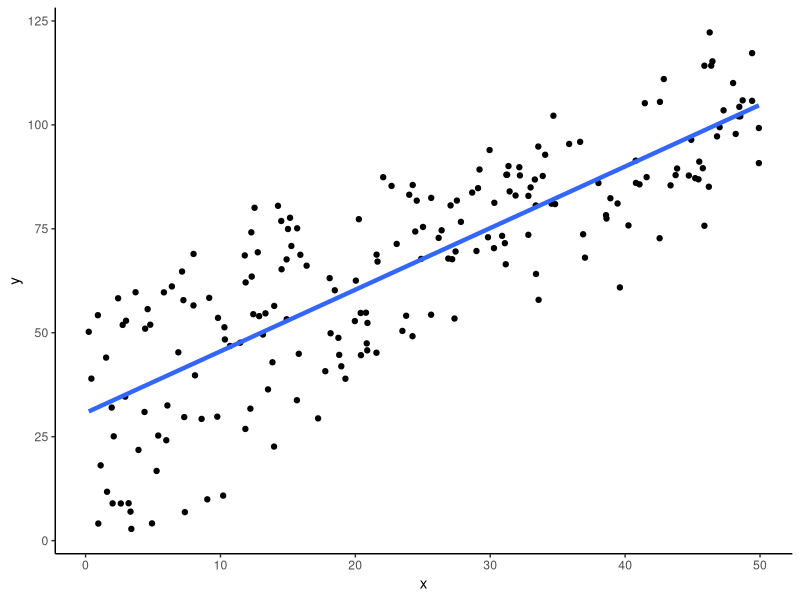
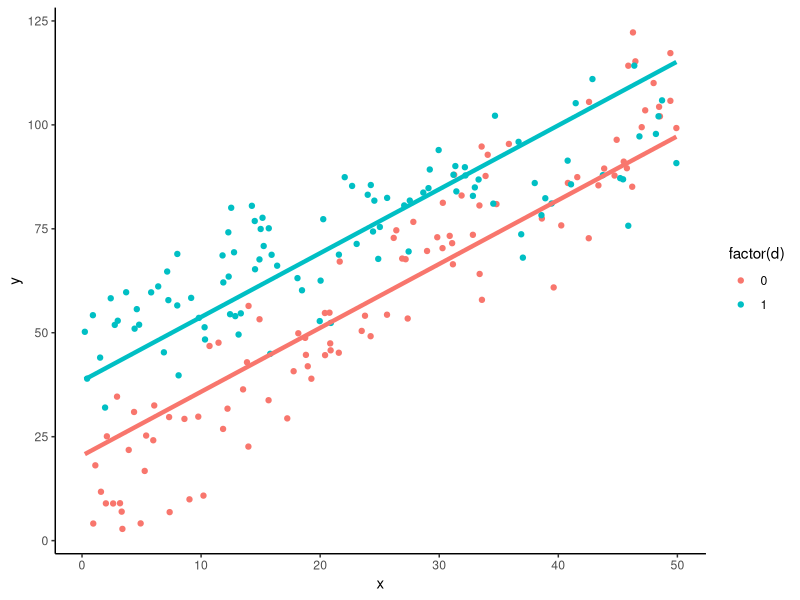
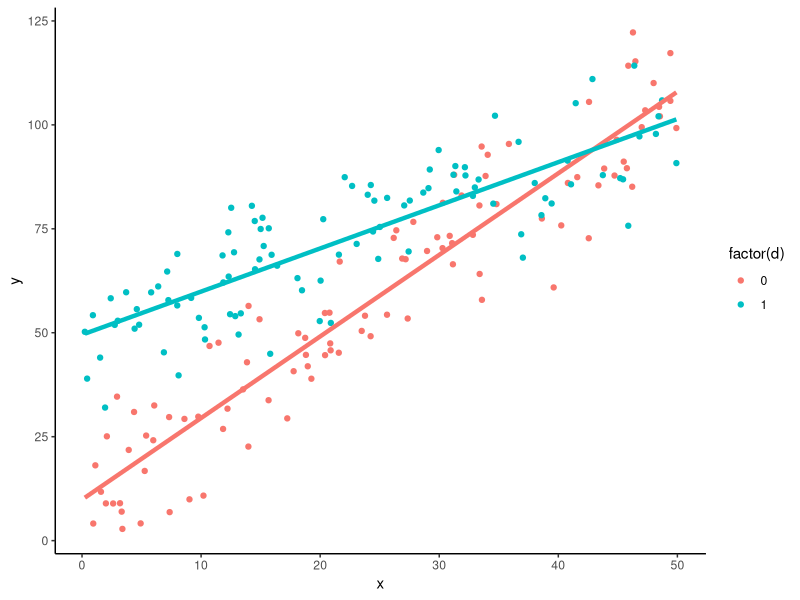

Write the R code that produced these figures, in order.
## ---- chunk 1
library(tidyverse)
set.seed(8931)

tibble(
  x = runif(100, 0, 50),
  y = rnorm(100, 2 * x + 10, 10),
  d = rep(0, 100)
  ) %>%
  bind_rows(
    tibble(
      x = runif(100, 0, 50),
      y = rnorm(100, x + 50, 10),
      d = rep(1, 100)
    )
  ) -> data

data %>%
  ggplot(aes(x=x, y=y)) +
  geom_point() +
  geom_smooth(method="lm", fill=NA, lwd=1.5, fullrange=TRUE) +
  theme_classic()
## ---- chunk 2
data %>%
  with(lm(y ~ x)) %>%
  summary()
## ---- chunk 3
data %>%
  with(lm(y ~ x + d)) -> lm_dummy
b_d <- lm_dummy$coefficients
lm_dummy %>% summary()
## ---- chunk 4
data %>%
  ggplot(aes(x=x, y=y, color=factor(d))) +
  geom_point() +
  geom_function(fun = function(x) b_d[1] + b_d[2] * x,
    color = "#F8766D", lwd=1.5) +
  geom_function(fun = function(x) b_d[1] + b_d[3] + b_d[2] * x,
    color = "#00BFC4", lwd=1.5) +
  theme_classic()
## ---- chunk 5
data %>%
  with(lm(y ~ x * d)) -> lm_intsec
b_i <- lm_intsec$coefficients
lm_intsec %>% summary()
## ---- chunk 6
data %>%
  ggplot(aes(x=x, y=y, color=factor(d))) +
  geom_point() +
  geom_function(fun = function(x) b_i[1] + b_i[2] * x,
    color = "#F8766D", lwd=1.5) +
  geom_function(fun = function(x) b_i[1] + b_i[3] + (b_i[2] + b_i[4]) * x,
    color = "#00BFC4", lwd=1.5) +
  theme_classic()
